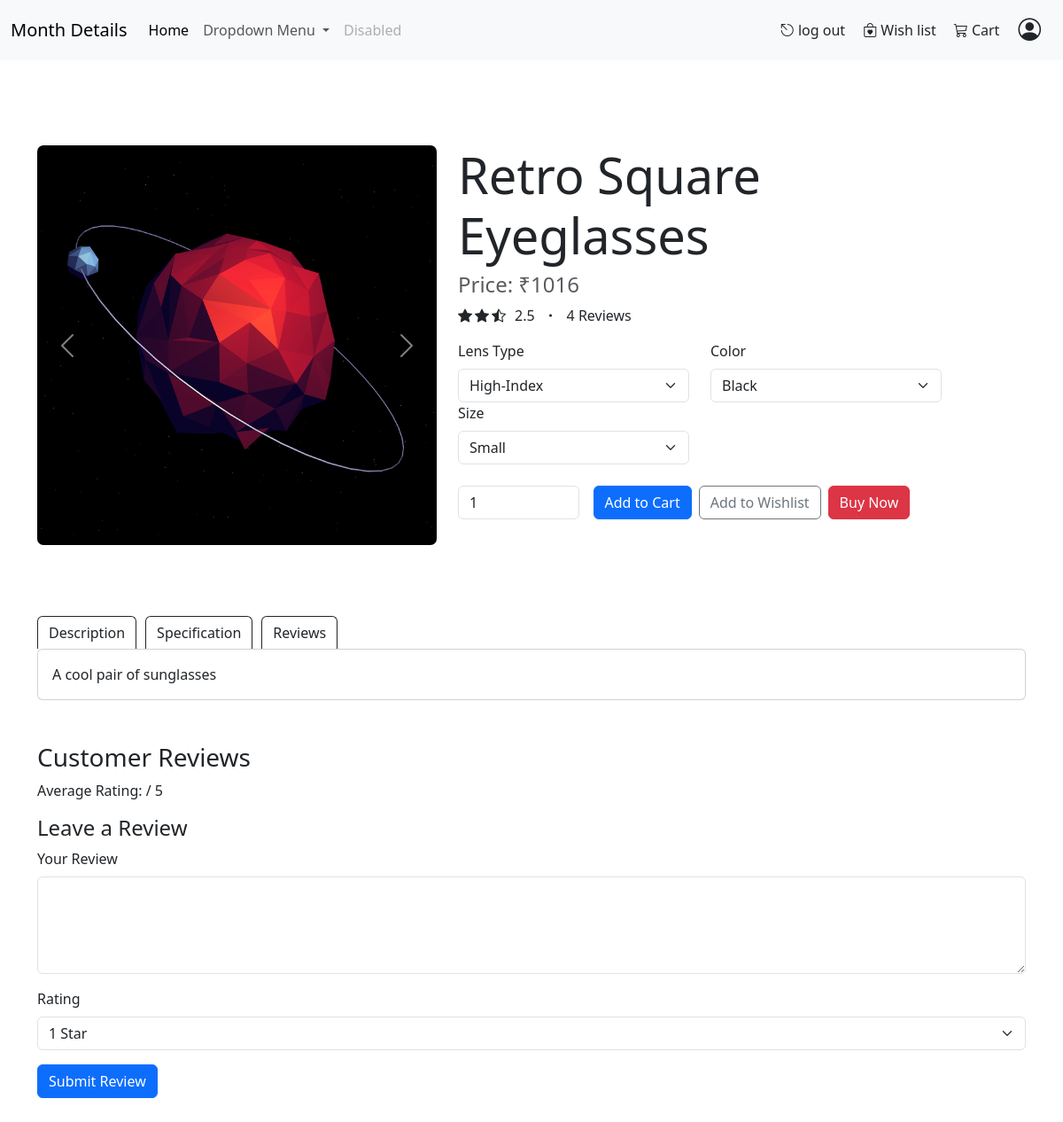
The app's page /product/4 with its own data.
### optical_main/models.py (models this page shows, shortened)
class Product(models.Model):
    CATEGORY_CHOICES = [
        ('EYEWEAR', 'Eyewear'),
        ('SUNGLASSES', 'Sunglasses'),
        ('READING_GLASS', 'Reading Glass'),
        ('OTHERS', 'Others'),
    ]
    MATERIAL_CHOICES = [
        ('PLASTIC', 'Plastic'),
        ('METAL', 'Metal'),
        ('COMPOSITE', 'Composite'),
    ]
    name = models.CharField(max_length=50, unique=True, help_text="Enter the product name")
    brand = models.CharField(max_length=50, help_text="Enter the brand name")
    description = models.TextField(help_text="Enter a description of the product")
    MRP = models.IntegerField(validators=[MinValueValidator(0)],default=0, help_text="Enter the maximum retail price")
    category = models.CharField(max_length=20, choices=CATEGORY_CHOICES,default='OTHERS', help_text="Select the product category")
    material = models.CharField(max_length=10, choices=MATERIAL_CHOICES, help_text="Select the material")
    lens = models.CharField(max_length=20, blank=True, help_text="Enter the lens type (if applicable)")
    stock = models.IntegerField(validators=[MinValueValidator(0)], help_text="Enter the stock quantity")
    discount = models.DecimalField(max_digits=5, decimal_places=2, validators=[MinValueValidator(0), MaxValueValidator(100)],default=0, help_text="Enter the discount percentage")
    date = models.DateField(default=datetime.date.today, help_text="Enter the date of addition")
    class Meta:
        verbose_name = "Product"
        verbose_name_plural = "Products"

### optical_main/views.py (the view)
# urls.py: path('product/', ProductAPIView.as_view()),
def product(request,id):
    product=Product.objects.get(id=id)
    f=Feedback.objects.filter(order__product_id=id).annotate(name=F('order__customer__first_name'))
    c=Feedback.objects.filter(order__product_id=id).annotate(name=F('order__customer__first_name')).count()
    print(c)
    hh=Feedback.objects.filter(order__product_id=id).aggregate(rating=Avg('rating'))
    hh["rating"] = round(hh["rating"], 2)
    round_avg=int(hh['rating'])
    point_value=hh['rating']-round_avg
    if point_value>=0.5:
        half_star=True
    else:
        half_star=False
    if request.method=='POST':
        d=copy.deepcopy(request.POST)
        d.pop('csrfmiddlewaretoken')
        d['product']=product.id
        d['customer']=request.user.pk
        return redirect(f"{reverse('order')}?{d.urlencode()}")
    return render(request,'Optical_main/product.html',{
        'product':product,'feedback':f,'avg':hh,'round_avg':round_avg,'half_star':half_star,'c':c})

### optical_main/Templates/Optical_main/product.html (shortened to what this page needs)
<!DOCTYPE html>
<html lang="en">
<head>
    <link href="https://cdn.jsdelivr.net/npm/bootstrap@5.3.0/dist/css/bootstrap.min.css" rel="stylesheet">
    {% load static %}
</head>
<body>
    {% include 'Optical_main/nav-bar.html'%}
    <div class="container py-5 mt-5">
        <div class="row">
            <div class="col-md-5 picture">
                <div id="productCarousel" class="carousel slide" data-bs-ride="carousel">
                    <div class="carousel-inner">
                        <div class="carousel-item active">
                            <img src="{% static 'optical_main/2.png' %} " style="border-radius: 7px;" class="d-block w-100" alt="Main Product Image" />
                        </div>
                    </div>
                    <button class="carousel-control-prev" type="button" data-bs-target="#productCarousel" data-bs-slide="prev">
                        <span class="carousel-control-prev-icon" aria-hidden="true"></span>
                    </button>
                    <button class="carousel-control-next" type="button" data-bs-target="#productCarousel" data-bs-slide="next">
                        <span class="carousel-control-next-icon" aria-hidden="true"></span>
                    </button>
                </div>
            </div>
            <div class="col-md-6">
                <h1 class="display-4">{{ product.name }}</h1>
                <h4 class="text-muted">Price: ₹{{ product.MRP }}</h4>
                <span style="display: flex; gap: 10px;">
                    <span style="display: flex; gap: 3px;">
                        {% for _ in ""|rjust:round_avg %}
                        <i class="bi bi-star-fill"></i>
                        {% endfor %}
                        {% if half_star  %}
                        <i class="bi bi-star-half"></i>
                        {% endif %}
                    </span>
                <p> {{ avg.rating }} </p>
                <i class="bi bi-dot"></i>
                <p> {{ c }} Reviews</p>
                </span>
                <form method="POST">
                    <div class='row'>
                        <div class="col-6">
                            <label for="lensType" class="form-label">Lens Type</label>
                            <select class="form-select" id="lensType" name="lens_type">
                                <option value={{ item }} >{{ product.lens }}</option>
                            </select>
                        </div>
                        <div class="col-6">
                            <label for="color" class="form-label">Color</label>
                            <select class="form-select" id="color" name="color">
                                <option value="black">Black</option>
                            </select>
                        </div>
                        <div class="col-6">
                            <label for="size" class="form-label">Size</label>
                            <select class="form-select" id="size" name="size">
                                <option value="s">Small</option>
                            </select>
                        </div>
                    </div>
                    <div class="mt-4 d-flex align-items-center">
                        <input type="number" class="form-control w-25" value="1" id="quantity" name="quantity" min="1" max={{ product.stock }} />
                        <button type="submit" class="btn btn-primary ms-3">Add to Cart</button>
                        <button type="button" class="btn btn-outline-secondary ms-2">Add to Wishlist</button>
                        <button type="submit" class="btn btn-danger ms-2">Buy Now</button>
                    </div>
                </form>
            </div>
        </div>
        <div class="col-12 des">
            <p class="d-inline-flex g-0 custom">
                <button class="btn btn-outline-dark outline-dark" type="button" data-bs-toggle="collapse" data-bs-target="#multiCollapseExample1" aria-expanded="true" aria-controls="multiCollapseExample1">Description</button>
                <button class="btn btn-outline-dark outline-dark" type="button" data-bs-toggle="collapse" data-bs-target="#multiCollapseExample2" aria-expanded="false" aria-controls="multiCollapseExample2">Specification</button>
                <button class="btn btn-outline-dark outline-dark" type="button" data-bs-toggle="collapse" data-bs-target="#multiCollapseExample3" aria-expanded="false" aria-controls="multiCollapseExample3">Reviews</button>
            </p>
            <div id="accordionGroup">
                <div class="row gy-0">
                    <div class="col">
                        <div class="collapse multi-collapse show" id="multiCollapseExample1" data-bs-parent="#accordionGroup">
                            <div class="col-12">
                                <div class="card card-body">
                                    {{ product.description }}
                                </div>
                            </div>
                        </div>
                    </div>
                </div>
            </div>
        </div>
        <div id="reviews" class="mt-5">
            <h3>Customer Reviews</h3>
            <div>
                <p>Average Rating: {{ product.rating }} / 5</p>
            </div>
            <h4>Leave a Review</h4>
            <form method="POST">
                <div class="mb-3">
                    <label for="review" class="form-label">Your Review</label>
                    <textarea class="form-control" id="review" name="review" rows="4"></textarea>
                </div>
                <div class="mb-3">
                    <label for="rating" class="form-label">Rating</label>
                    <select class="form-select" id="rating" name="rating">
                        <option value="1">1 Star</option>
                    </select>
                </div>
                <button type="submit" class="btn btn-primary">Submit Review</button>
            </form>
        </div>
</body>
</html>

### optical_main/Templates/Optical_main/product.html (style rules this page uses)
.btn-primary { background-color: #ff9f00; border-color: #ff9f00; }
.custom { margin-bottom:0px; }
.picture { border-radius: 15px; padding-bottom:20px; }
.des { margin-top:60px; }
.outline-dark { border-bottom-left-radius: 0px; border-bottom-right-radius: 0px; border-bottom-width:0px; margin-right: 10px; }

### records on screen
Product: name "Retro Square Eyeglasses", MRP "1016", lens_type "High-Index", description "A cool pair of sunglasses"

### other values on screen
{{ avg.rating }} "2.5"
{{ c }} "4"
